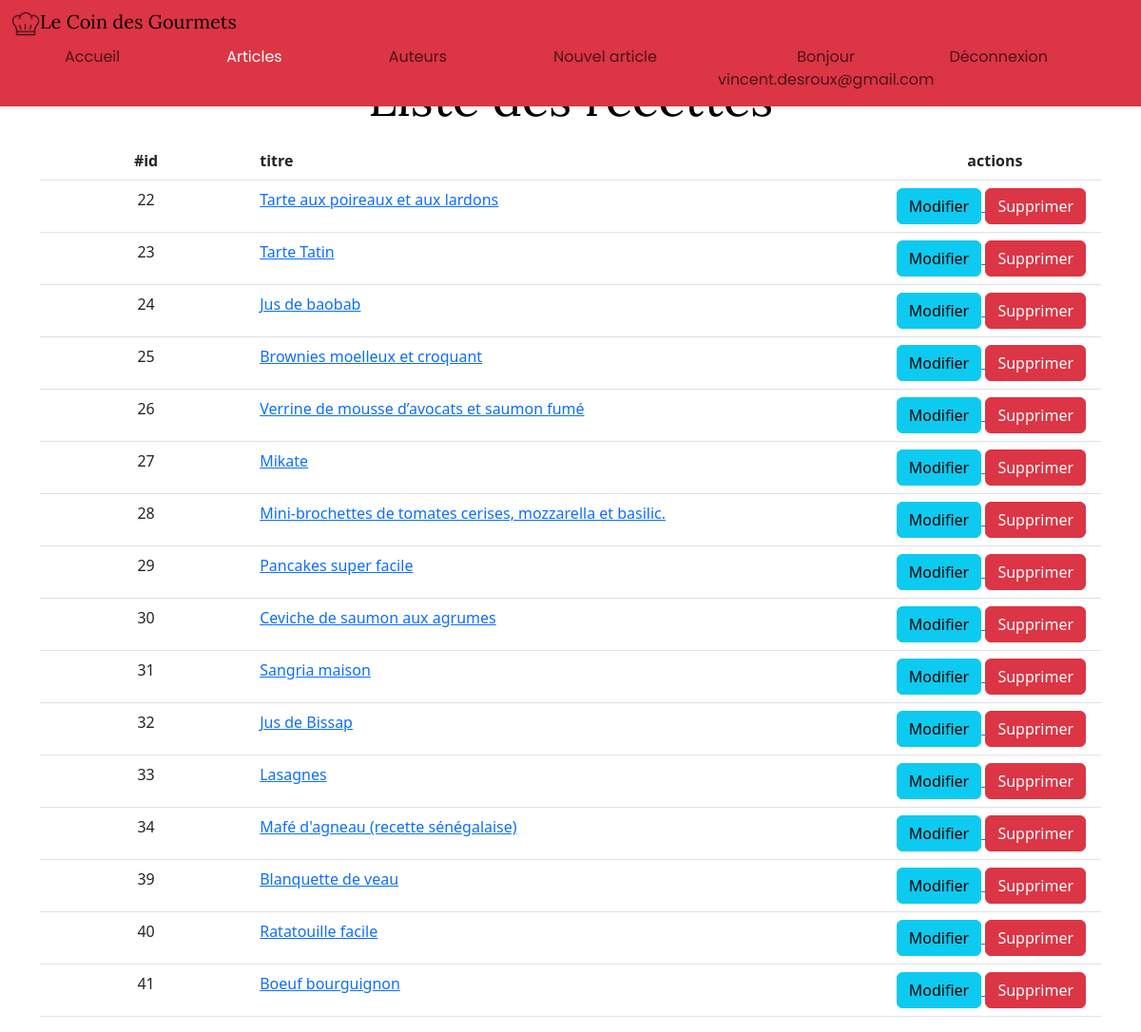
/articles.php (signed in), run on the app's committed database.
### tables this page shows
CREATE TABLE `article` (
  `id_article` int(11) NOT NULL,
  `titre` varchar(255) NOT NULL,
  `contenu` text,
  `image` varchar(255) DEFAULT NULL,
  `video` varchar(500) DEFAULT NULL,
  `id_auteur` int(11) NOT NULL,
  `date_publication` datetime DEFAULT NULL
);

### articles.php (called while the page is built, shortened)
<?php
require_once './model/article.php';
$articleModel = new Article();
$articles = $articleModel->getAllArticle();
include './template_view/article.phtml';

### model/article.php (called while the page is built, shortened)
<?php
class Article
{
  public function getAllArticle()
  {
    $conn = connect();
    $query = $conn->prepare("SELECT * FROM article");
    $query->execute();
    $result = $query->fetchAll(PDO::FETCH_ASSOC);
    return ($result);
  }
}

### template_view/article.phtml (the view, shortened to what this page needs)
<!DOCTYPE html>
<html lang="fr">
<head>
  <?php include_once './include/script.php'; ?>
  <link rel="stylesheet" href="./assets/css/style.css">
</head>
<body>
  <main>
    <?php include_once './include/menu.php'; ?>
    <br>
    <br>
    <br>
    <div class="container">
      <h1 class="d-flex justify-content-center align-items-center" style="margin-bottom: 15px;">Liste des recettes</h1>
      <table class="table">
        <thead style="background-color: #F7E6A4 ;">
          <tr>
            <th scope="col" class="col-2 text-center">#id</th>
            <th scope="col" class="col-6">titre</th>
            <th scope="col" class="col-2 text-center">actions</th>
          </tr>
        </thead>
        <tbody>
          <?php foreach ($articles as $row) { ?>
            <tr>
              <td scope="row" class="col-2 text-center"><?php echo $row['id_article'] ?></td>
              <td><a href="article_details.php?id=<?php echo $row['id_article'] ?>"><?php echo $row['titre']; ?></a></td>
              <td>
                <a href="article_update.php?id=<?php echo $row['id_article'] ?>">
                  <span class="btn btn-info">Modifier</span>
                </a>
                <a href="article_delete.php?id=<?php echo $row['id_article'] ?>">
                  <span class="btn btn-danger">Supprimer</span>
                </a>
              </td>
            </tr>
          <?php } ?>
        </tbody>
    </div>
  </main>
</body>
</html>

### assets/css/style.css (style rules this page uses)
:root { --primary : #961C02; --gris1 : #010101; --gris2 : #5C5B5B; --gris3 : #999897; --blanc : #FFFFFF; --background : #F5F5F5; }
h1 { font-family: 'Lora', Georgia, 'Times New Roman', Times, serif; font-weight: 400; font-size: 3.25rem; color: var(--gris1); }

### data on the page
article: id_article "22", titre "Tarte aux poireaux et aux lardons"
article: id_article "23", titre "Tarte Tatin"
article: id_article "24", titre "Jus de baobab"
article: id_article "25", titre "Brownies moelleux et croquant"
article: id_article "26", titre "Verrine de mousse d’avocats et saumon fumé"
article: id_article "27", titre "Mikate"
article: id_article "28", titre "Mini-brochettes de tomates cerises, mozzarella et basilic."
article: id_article "29", titre "Pancakes super facile"
article: id_article "30", titre "Ceviche de saumon aux agrumes"
article: id_article "31", titre "Sangria maison"
article: id_article "32", titre "Jus de Bissap"
article: id_article "33", titre "Lasagnes"
article: id_article "34", titre "Mafé d'agneau (recette sénégalaise)"
article: id_article "39", titre "Blanquette de veau"
article: id_article "40", titre "Ratatouille facile"
article: id_article "41", titre "Boeuf bourguignon"

### other printed values
$emailSession "vincent.desroux@gmail.com"
